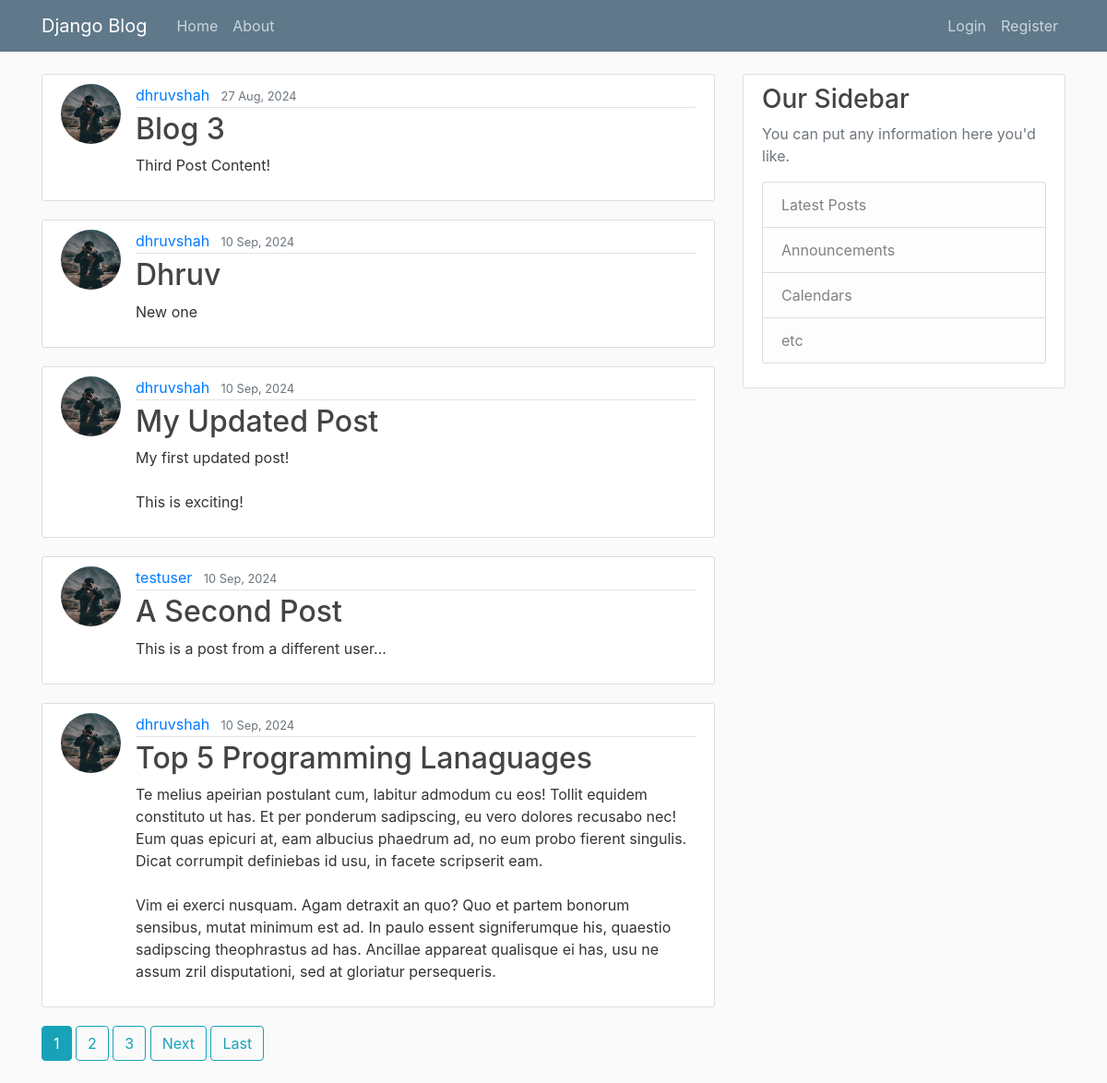
The page / on the database its author committed.
### blog/models.py (models this page shows, shortened)
class Post(models.Model):
    title = models.CharField(max_length=100)
    content = models.TextField()
    date = models.DateTimeField(default = timezone.now)
    author = models.ForeignKey(User, on_delete = models.CASCADE) #if user is deleted, delete the post but not vice-versa

### users/models.py (models this page shows, shortened)
class Profile(models.Model):
    user = models.OneToOneField(User, on_delete=models.CASCADE)
    image = models.ImageField(default='default.png', upload_to='profile_pics')

### blog/views.py (the view)
# urls.py: path('', PostListView.as_view(), name='blog-home'),
class PostListView(ListView):
    model = Post
    template_name = 'blog/home.html'
    context_object_name = 'posts'
    paginate_by = 5

### blog/templates/blog/home.html (shortened to what this page needs)
{% extends "blog/base.html" %}
{% block content %}
    {% for post in posts %}
        <article class="media content-section">
          <img class = "rounded-circle article-img" src="{{post.author.profile.image.url}}" alt="">
            <div class="media-body">
              <div class="article-metadata">
                <a class="mr-2" href="{% url 'user-posts' post.author.username %}">{{ post.author }}</a>
                <small class="text-muted">{{ post.date|date:"j M, o"}}</small>
              </div>
              <h2><a class="article-title" href="{% url 'post-detail' post.id %}">{{ post.title }}</a></h2>
              <p class="article-content">{{ post.content }}</p>
            </div>
          </article>
    {% endfor %}
    {% if is_paginated %}
      {% for num in page_obj.paginator.page_range %}
          {% if page_obj.number == num %}
            <a class = "btn btn-info mb-4" href="?page={{ num }}">{{ num }}</a>
          {% elif num > page_obj.number|add:'-3' and num < page_obj.number|add:'3' %}
            <a class = "btn btn-outline-info mb-4" href="?page={{ num }}">{{ num }}</a>
          {% endif %}
      {% endfor %}
      {% if page_obj.has_next %}
        <a class = "btn btn-outline-info mb-4" href="?page={{ page_obj.next_page_number }}">Next</a>
        <a class="btn btn-outline-info mb-4" href="?page={{ page_obj.paginator.num_pages }}">Last</a>
      {% endif %}
    {% endif %}
{% endblock content %}

### blog/templates/blog/base.html (shortened to what this page needs)
{% load static %}
<!DOCTYPE html>
<html lang="en">
<head>
    <link rel="stylesheet" href="https://cdn.jsdelivr.net/npm/bootstrap@4.0.0/dist/css/bootstrap.min.css">
    <link rel="stylesheet" href="{% static 'blog/main.css'%}">
</head>
<body>
    <header class="site-header">
        <nav class="navbar navbar-expand-md navbar-dark bg-steel fixed-top">
          <div class="container">
            <a class="navbar-brand mr-4" href="{% url 'blog-home' %}">Django Blog</a>
            <div class="collapse navbar-collapse" id="navbarToggle">
              <div class="navbar-nav mr-auto">
                <a class="nav-item nav-link" href="{% url 'blog-home' %}">Home</a>
                <a class="nav-item nav-link" href="{% url 'blog-about' %}">About</a>
              </div>
              <div class="navbar-nav">
                {% if user.is_authenticated %}
                  <a class="nav-item nav-link" href="{% url 'post-create' %}">New Post</a>
                  <a class="nav-item nav-link" href="{% url 'profile' %}">Profile</a>
                  <form method="POST" action="{% url 'logout' %}">
                    {% csrf_token %}
                    <button type="submit" class="nav-item nav-link">Logout</button>
                  </form>
                {% else %}
                  <a class="nav-item nav-link" href="{% url 'login' %}">Login</a>
                  <a class="nav-item nav-link" href="{% url 'register' %}">Register</a>
                {% endif %}
              </div>
            </div>
          </div>
        </nav>
      </header>
      <main role="main" class="container">
        <div class="row">
          <div class="col-md-8">
            {% block content %}{% endblock %}
          </div>
          <div class="col-md-4">
            <div class="content-section">
              <h3>Our Sidebar</h3>
              <p class='text-muted'>You can put any information here you'd like.
                <ul class="list-group">
                  <li class="list-group-item list-group-item-light">Latest Posts</li>
                  <li class="list-group-item list-group-item-light">Announcements</li>
                  <li class="list-group-item list-group-item-light">Calendars</li>
                  <li class="list-group-item list-group-item-light">etc</li>
                </ul>
              </p>
            </div>
          </div>
        </div>
      </main>
</body>
</html>

### blog/static/blog/main.css (style rules this page uses)
body { background: #fafafa; color: #333333; margin-top: 5rem; }
h1, h2, h3, h4, h5, h6 { color: #444444; }
ul { margin: 0; }
.bg-steel { background-color: #5f788a; }
.site-header .navbar-nav .nav-link { color: #cbd5db; }
.content-section { background: #ffffff; padding: 10px 20px; border: 1px solid #dddddd; border-radius: 3px; margin-bottom: 20px; }
.article-title { color: #444444; }
.article-content { white-space: pre-line; }
.article-img { height: 65px; width: 65px; margin-right: 16px; }
.article-metadata { padding-bottom: 1px; margin-bottom: 4px; border-bottom: 1px solid #e3e3e3 }

### rows shown on the page
Post: author.profile.image (placeholder picture), author "dhruvshah", date "27 Aug, 2024", title "Blog 3", content "Third Post Content!"
Post: author.profile.image (placeholder picture), author "dhruvshah", date "10 Sep, 2024", title "Dhruv", content "New one"
Post: author.profile.image (placeholder picture), author "dhruvshah", date "10 Sep, 2024", title "My Updated Post", content "My first updated post! This is exciting!"
Post: author.profile.image (placeholder picture), author "testuser", date "10 Sep, 2024", title "A Second Post", content "This is a post from a different user..."
Post: author.profile.image (placeholder picture), author "dhruvshah", date "10 Sep, 2024", title "Top 5 Programming Lanaguages", content "Te melius apeirian postulant cum, labitur admodum cu eos! Tollit equidem constituto ut has. Et per ponderum sadipscing, eu vero dolores recusabo nec! Eum quas epicuri at, eam albucius phaedrum ad, no eum probo fierent singulis. Dicat corrumpit definiebas id usu, in facete scripserit eam. Vim ei exerci nusquam. Agam detraxit an quo? Quo et partem bonorum sensibus, mutat minimum est ad. In paulo essent signiferumque his, quaestio sadipscing theophrastus ad has. Ancillae appareat qualisque ei has, usu ne assum zril disputationi, sed at gloriatur persequeris."

### other values the page prints
{{ num }} "1"
{{ num }} "2" "3"
